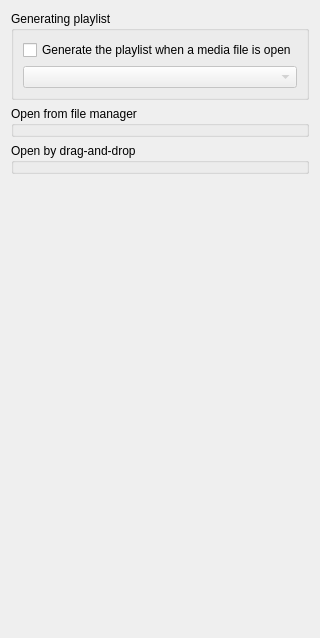
       <widget class="QWidget" name="open_media">
        <layout class="QVBoxLayout" name="verticalLayout">
         <item>
          <widget class="QGroupBox" name="groupBox_3">
           <property name="title">
            <string>Generating playlist</string>
           </property>
           <layout class="QVBoxLayout" name="verticalLayout_21">
            <item>
             <widget class="QCheckBox" name="enable_generate_playlist">
              <property name="text">
               <string>Generate the playlist when a media file is open</string>
              </property>
             </widget>
            </item>
            <item>
             <widget class="GeneratePlaylistComboBox" name="generate_playlist">
              <property name="enabled">
               <bool>false</bool>
              </property>
              <property name="sizePolicy">
               <sizepolicy hsizetype="Expanding" vsizetype="Fixed">
                <horstretch>0</horstretch>
                <verstretch>0</verstretch>
               </sizepolicy>
              </property>
              <property name="focusPolicy">
               <enum>Qt::TabFocus</enum>
              </property>
              <property name="toolTip">
               <string>Add next files to playlist when opening a file.</string>
              </property>
             </widget>
            </item>
           </layout>
          </widget>
         </item>
         <item>
          <widget class="OpenMediaBehaviorGroupBox" name="open_media_from_file_manager">
           <property name="title">
            <string>Open from file manager</string>
           </property>
          </widget>
         </item>
         <item>
          <widget class="OpenMediaBehaviorGroupBox" name="open_media_by_drag_and_drop">
           <property name="title">
            <string>Open by drag-and-drop</string>
           </property>
          </widget>
         </item>
         <item>
          <spacer name="verticalSpacer_9">
           <property name="orientation">
            <enum>Qt::Vertical</enum>
           </property>
           <property name="sizeHint" stdset="0">
            <size>
             <width>20</width>
             <height>453</height>
            </size>
           </property>
          </spacer>
         </item>
        </layout>
       </widget>
